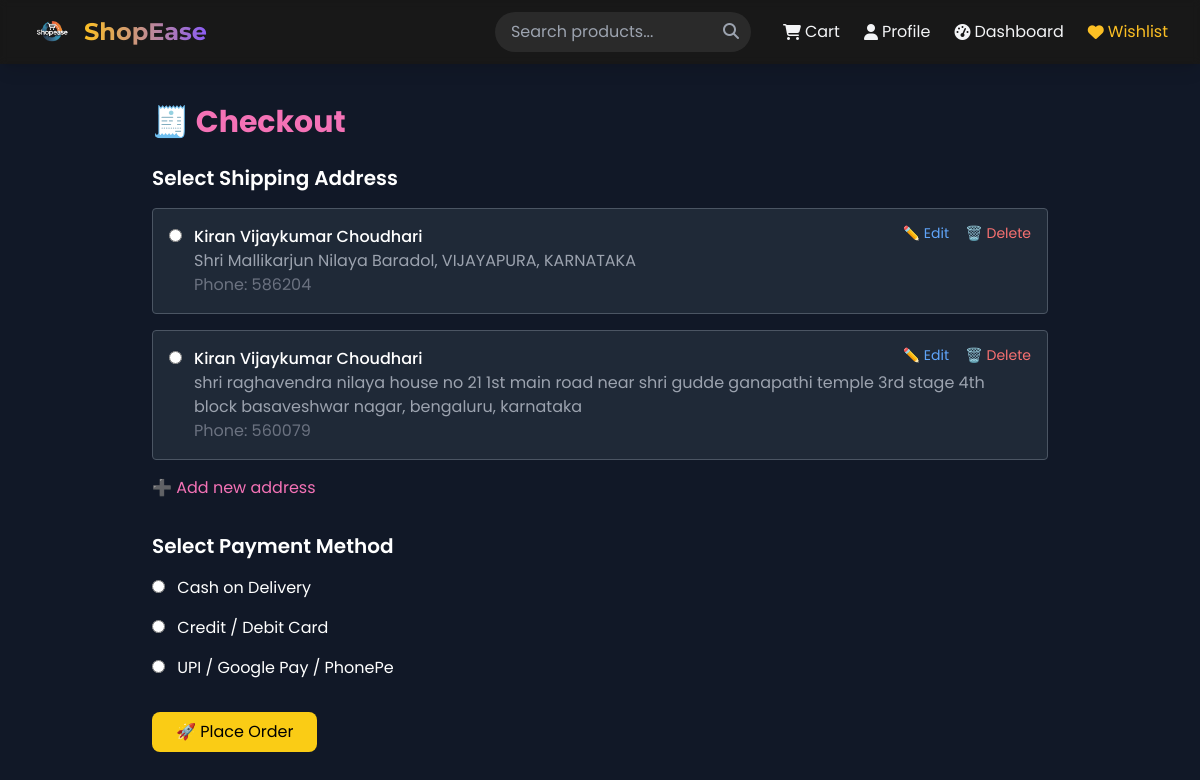
The page /checkout (signed in) on the database its author committed.
### tables this page shows
CREATE TABLE addresses (
            id INTEGER PRIMARY KEY AUTOINCREMENT,
            user_id INTEGER NOT NULL,
            name TEXT NOT NULL,
            street TEXT NOT NULL,
            city TEXT NOT NULL,
            state TEXT NOT NULL,
            pincode TEXT NOT NULL,
            phone TEXT NOT NULL
        );

### app.py (the view, shortened to what this page needs)
@app.route('/checkout', methods=['GET', 'POST'])
def checkout():
    user_id = session.get('user_id')
    if not user_id:
        return redirect(url_for('login'))
    conn = sqlite3.connect('database/app.db')
    c = conn.cursor()
    c.execute("SELECT * FROM addresses WHERE user_id = ?", (user_id,))
    addresses = c.fetchall()
    conn.close()
    return render_template("checkout.html", addresses=addresses)

### app.py (called while the page is built)
@app.context_processor
def inject_products():
    try:
        products = fetch_all_products()[:6]
    except:
        products = []
    return {'products': products}

### core/db_helper.py (called while the page is built)
def get_db_connection():
    conn = sqlite3.connect(DB_PATH)
    conn.row_factory = sqlite3.Row
    return conn

def fetch_all_products():
    conn = get_db_connection()
    cursor = conn.execute("SELECT * FROM products")
    products = cursor.fetchall()
    conn.close()
    return products

### templates/checkout.html
{% extends "layout.html" %}
{% block content %}
<section class="min-h-screen bg-gray-900 text-white py-10 px-4">
  <div class="max-w-4xl mx-auto">
    <h2 class="text-3xl font-bold text-pink-400 mb-6">🧾 Checkout</h2>
    {% if addresses|length > 0 %}
    <form method="POST" action="{{ url_for('checkout') }}" class="space-y-8">
      <div class="space-y-4">
        <h3 class="text-xl font-semibold mb-2">Select Shipping Address</h3>
        {% for address in addresses %}
        <div class="p-4 border border-gray-600 rounded bg-gray-800 relative group">
          <label class="flex items-start gap-3">
            <input type="radio" name="address" value="{{ address[0] }}" required class="mt-1">
            <div>
              <p class="font-medium">{{ address[2] }}</p>
              <p class="text-gray-400">{{ address[3] }}, {{ address[4] }}, {{ address[5] }}</p>
              <p class="text-gray-500">Phone: {{ address[6] }}</p>
            </div>
          </label>
          <div class="absolute top-3 right-4 space-x-3">
            <a href="{{ url_for('edit_address', address_id=address[0]) }}"
               class="text-blue-400 hover:text-blue-600 text-sm">✏️ Edit</a>
            <a href="{{ url_for('delete_address', address_id=address[0]) }}"
               onclick="return confirm('Are you sure you want to delete this address?');"
               class="text-red-400 hover:text-red-600 text-sm">🗑️ Delete</a>
          </div>
        </div>
        {% endfor %}
        <a href="{{ url_for('add_address') }}" class="inline-block mt-2 text-pink-400 hover:underline">➕ Add new address</a>
      </div>
      <div class="space-y-4">
        <h3 class="text-xl font-semibold mb-2">Select Payment Method</h3>
        <label class="block">
          <input type="radio" name="payment_method" value="cod" required class="mr-2">
          Cash on Delivery
        </label>
        <label class="block">
          <input type="radio" name="payment_method" value="card" class="mr-2">
          Credit / Debit Card
        </label>
        <label class="block">
          <input type="radio" name="payment_method" value="upi" class="mr-2">
          UPI / Google Pay / PhonePe
        </label>
      </div>
      <button type="submit" class="bg-yellow-400 text-black px-6 py-2 rounded-lg hover:bg-yellow-300 transition">
        🚀 Place Order
      </button>
    </form>
    {% else %}
    <div class="bg-red-600 text-white p-4 rounded-md">
      ⚠️ You don't have any saved addresses. Please add one to proceed.
    </div>
    <a href="{{ url_for('add_address') }}" class="inline-block mt-4 text-pink-400 hover:underline">➕ Add Address</a>
    {% endif %}
  </div>
</section>
{% endblock %}

### rows shown on the page
addresses: name "Kiran Vijaykumar Choudhari", street "Shri Mallikarjun Nilaya Baradol", city "VIJAYAPURA", state "KARNATAKA", pincode "586204"
addresses: name "Kiran Vijaykumar Choudhari", street "shri raghavendra nilaya house no 21 1st main road near shri gudde ganapathi temple 3rd stage 4th block basaveshwar nagar", city "bengaluru", state "karnataka", pincode "560079"
